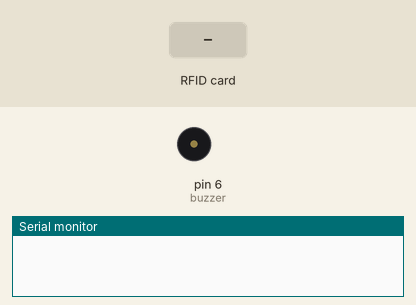
Recording of a sketch running on a simulated Arduino Uno, built with avr-gcc and run on an emulated ATmega328P. Parts: buzzer (waves = sounding, pin HIGH), the last lines printed to the serial monitor. The inputs (shaded band) are chosen by the test bench. Pins used as bus, display or sensor lines are not drawn.

Above: at 1.2 s.
1.3 s: RFID card 2A A5 B7 15 held to the reader
At 1.7 s:
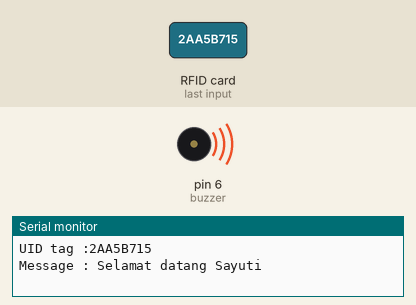
4.3 s: RFID card 1A 0C E9 80 held to the reader
At 4.7 s:
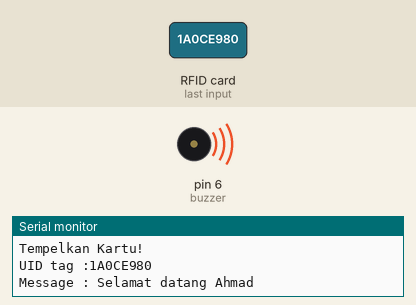
6.3 s: RFID card 5E 7A 19 C4 held to the reader
At 7.3 s:
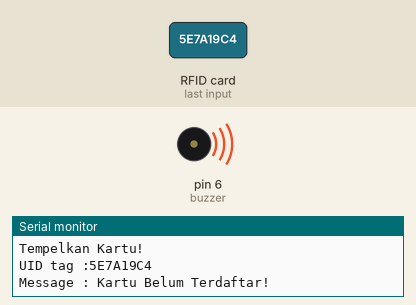
Timing chart, 0 to 9.8 s (numbered marks = the images above; inputs shaded):
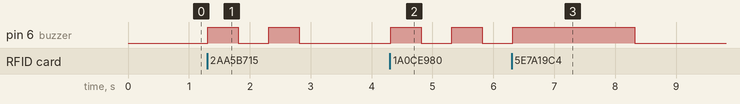

The sketch:

7.RFID.ino
```cpp
#include <SPI.h>
#include <MFRC522.h>
//Inisialisasi pembuatan variable
#define SS_PIN 10
#define RST_PIN 9
MFRC522 mfrc522(SS_PIN, RST_PIN);
int buzzer = 6;

void setup() {
//Menentukan Fungsionalitas dari PIN pada Microcontroller
Serial.begin(115200); //baudrate yang digunakan untuk komunikasi microcontroller dengan komputer
SPI.begin(); // Initiate SPI bus
mfrc522.PCD_Init(); // Initiate MFRC522
pinMode(buzzer, OUTPUT);
}
void loop() {
//Program yang akan dijalankan berulang-ulang
if ( ! mfrc522.PICC_IsNewCardPresent()) {return;}
// Select one of the cards
if ( ! mfrc522.PICC_ReadCardSerial()) {return;}
//Show UID on serial monitor
Serial.print("UID tag :");
String content= "";
byte letter;
for (byte i = 0; i < mfrc522.uid.size; i++)
{
Serial.print(mfrc522.uid.uidByte[i] < 0x10 ? "0" : "");
Serial.print(mfrc522.uid.uidByte[i], HEX);
content.concat(String(mfrc522.uid.uidByte[i] < 0x10 ? "0" : ""));
content.concat(String(mfrc522.uid.uidByte[i], HEX));
}
Serial.println();
Serial.print("Message : ");
content.toUpperCase();
if (content == "2AA5B715"){ //Sesuaikan dengan ID kartu anda
  Serial.println("Selamat datang Sayuti");
  //delay(2000);
  digitalWrite(buzzer, HIGH);
  delay(500);
  digitalWrite(buzzer, LOW);
  delay(500);
  digitalWrite(buzzer, HIGH);
  delay(500);
  digitalWrite(buzzer, LOW);
}else if(content=="1A0CE980"){
  Serial.println("Selamat datang Ahmad");
  //delay(2000);
  digitalWrite(buzzer, HIGH);
  delay(500);
  digitalWrite(buzzer, LOW);
  delay(500);
  digitalWrite(buzzer, HIGH);
  delay(500);
  digitalWrite(buzzer, LOW);
}else{
  Serial.println("Kartu Belum Terdaftar!");
  digitalWrite(buzzer, HIGH);
  delay(2000);
  digitalWrite(buzzer, LOW);
}
Serial.println("Tempelkan Kartu!");
delay(500); //Jeda waktu perulagan seama 500 mili detik
}
```

Measured:
- after the input at 1.3 s, pin 6 (buzzer): alternates HIGH for 0.50 s and LOW for 0.50 s, 4 changes in all, then stays LOW, starting at once
- after the input at 4.3 s, pin 6 (buzzer): alternates HIGH for 0.50 s and LOW for 0.50 s, starting at once
- after the input at 6.3 s, pin 6 (buzzer): LOW → HIGH at once, → LOW 2.0 s later
